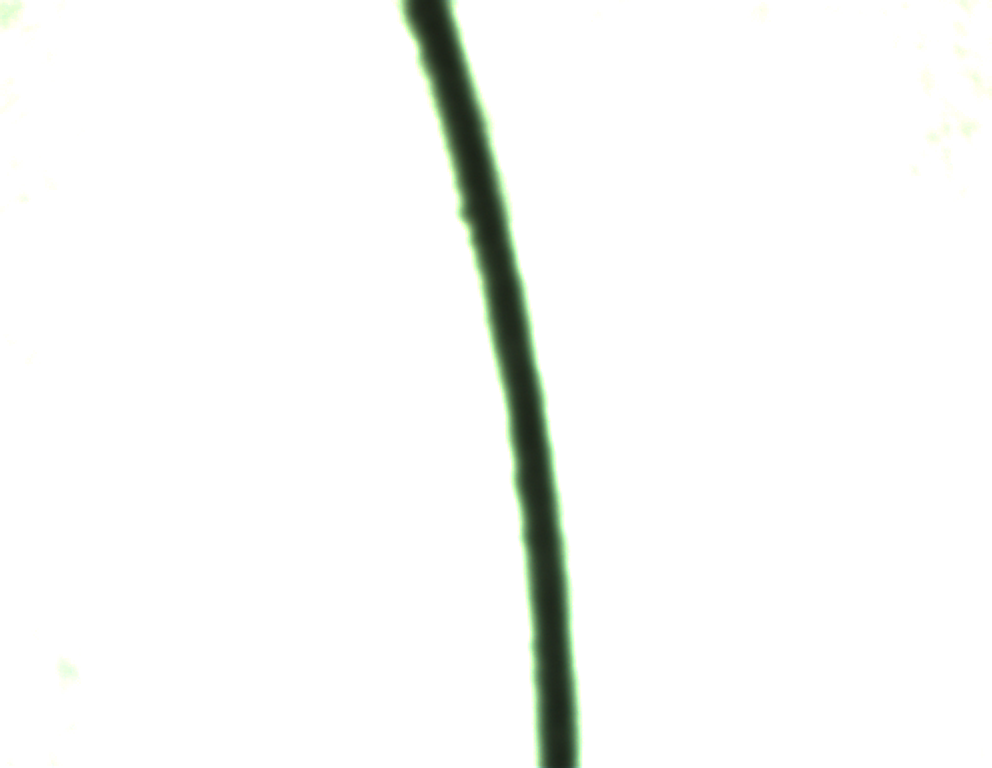
#> input picture glassDetect/res/img1.bmp, 992 x 768 px; its folder holds only this picture in this run
$ python main.py
#> lines starting #> are read from the running program, lines starting #| are printed output that depends on the picture; after the words box and inside, x2 and y2 are one past the last pixel; in counts of white or black regions, pixels touching at a corner belong together
#! user/bin/python3
# -*- coding:utf-8 -*-
import os
from pprint import pprint
import numpy as np
import cv2
from matplotlib import pyplot as plt
import pylab as pl


def get_images():
    image_path_list = []
    for img in os.listdir(os.path.abspath("res")):
        if img.endswith(".bmp") or img.endswith(".jpg") or img.endswith(".png"):
            image_path_list.append(os.path.join(os.path.abspath("res"), img))
    return image_path_list


# print(get_images())
# 图像预处理,包括加载,转灰度图,二值化,返回二值化图像
def image_preprocess(image_path):
    try:
        srcImg = cv2.imread(image_path, 1)
        gray = cv2.cvtColor(srcImg, cv2.COLOR_BGR2GRAY)
    except:
        print("Load image failed!")
        return None
    ret, thresh = cv2.threshold(gray, 0, 255, cv2.THRESH_BINARY_INV + cv2.THRESH_OTSU)
    return (ret, thresh)


# 统计每行像素个数
def statistic_pixel_in_row(thresh_img):
    if len(thresh_img.shape) > 2:
        print("you should input a color image, not gray!")
        return
    pixels_in_row = []
    for row in range(thresh_img.shape[0]):
        pixel_count = 0
        for col in range(thresh_img.shape[1]):
            if thresh_img[row, col] > 0:
                pixel_count += 1
        pixels_in_row.append(pixel_count)
    # 返回行数和每行像素个数的列表
    return (thresh_img.shape[0], pixels_in_row)


def image_process(image_path):
    ret, thresh = image_preprocess(image_path)
    data = statistic_pixel_in_row(thresh)
    return data


def data_analysis(data):
    max_val = np.max(data[1])
    min_val = np.min(data[1])
    error_val = max_val - min_val
    return max_val, min_val, error_val


def main():
    image_path_list = get_images()
    data_list = []
    for image_path in image_path_list:
        data = image_process(image_path)
#> in image_preprocess, srcImg is the input picture: shape (768, 992, 3); mean B, G, R 246.3, 248, 246.7
#> in image_preprocess, `ret, thresh = cv2.threshold(gray, 0, 255, cv2.THRESH_BINARY_INV + cv2...`:
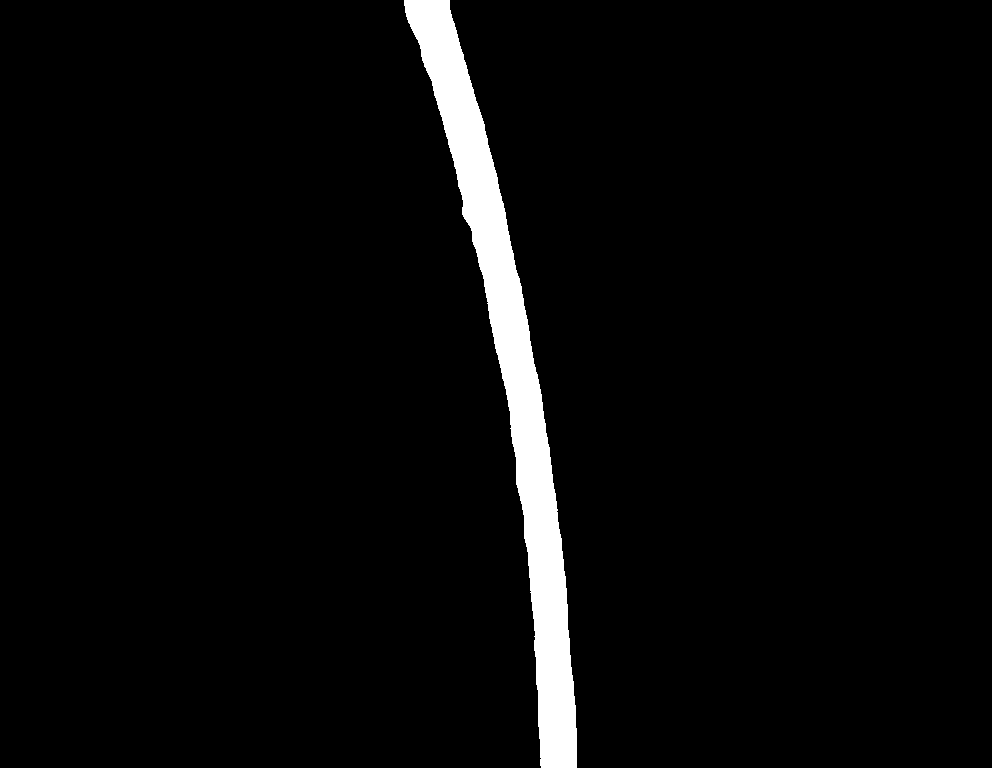
#> thresh: shape (768, 992); 3.8% white; 1 white region, box (x1, y1, x2, y2) and area: (404, 0, 577, 768) 28965
#> in image_preprocess, `ret, thresh = cv2.threshold(gray, 0, 255, cv2.THRESH_BINARY_INV + cv2...`: ret = 161
        data_list.append(data)
        data_analysised = data_analysis(data)
#> in data_analysis, `max_val = np.max(data[1])`: max_val = 46
#> in data_analysis, `min_val = np.min(data[1])`: min_val = 34
#> in data_analysis, `error_val = max_val - min_val`: error_val = 12
#> data_analysised = (46, 34, 12)
        print("max={}, min={}, error={}".format(data_analysised[0], data_analysised[1], data_analysised[2]))
#| max=46, min=34, error=12
        pl.plot([row for row in range(data[0])], data[1])
    # 在同一张图片上显示所有曲线
    pl.show()
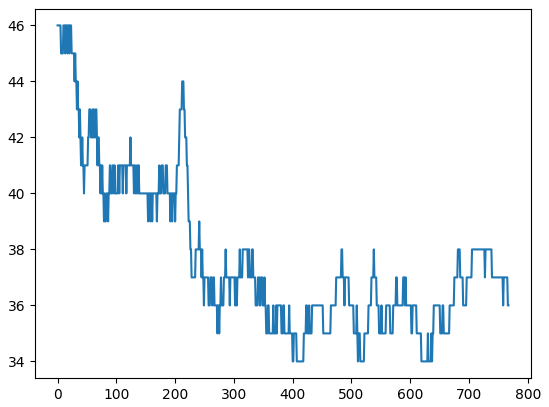
#> figure drawn by matplotlib, 1 panel; curve peaks at x = 0, y = 46


main()

$ run again, on glassDetect/res/img5.bmp
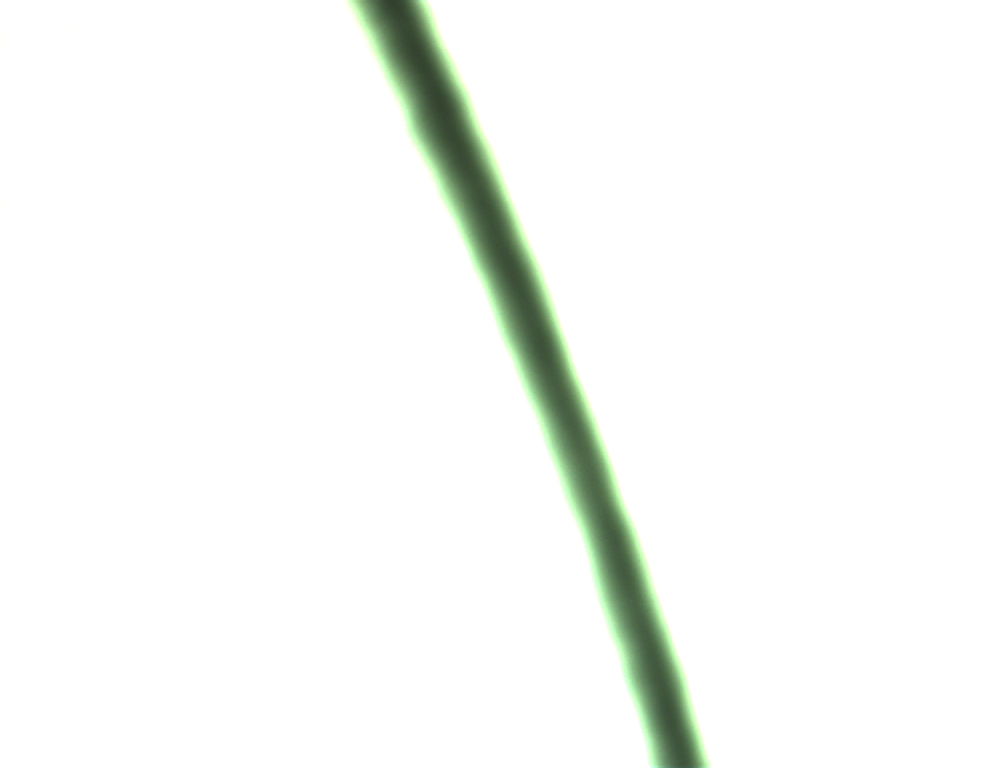
#> input picture glassDetect/res/img5.bmp, 992 x 768 px
#> in image_preprocess, srcImg is the input picture: shape (768, 992, 3); mean B, G, R 245.6, 248.5, 246.2
#> in image_preprocess, `ret, thresh = cv2.threshold(gray, 0, 255, cv2.THRESH_BINARY_INV + cv2...`:
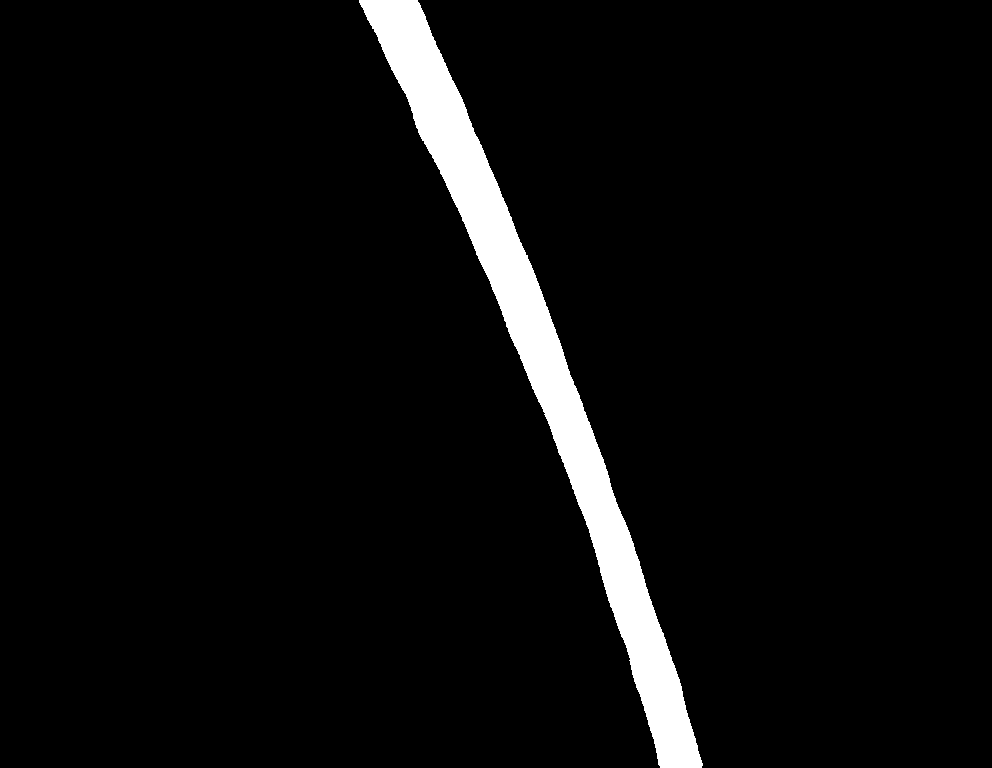
#> thresh: shape (768, 992); 4.7% white; 1 white region, box (x1, y1, x2, y2) and area: (359, 0, 703, 768) 36053
#> in image_preprocess, `ret, thresh = cv2.threshold(gray, 0, 255, cv2.THRESH_BINARY_INV + cv2...`: ret = 181
#> max_val = 60
#> min_val = 39
#> error_val = 21
#> data_analysised = (60, 39, 21)
#| max=60, min=39, error=21
#> in main, `pl.show()`:
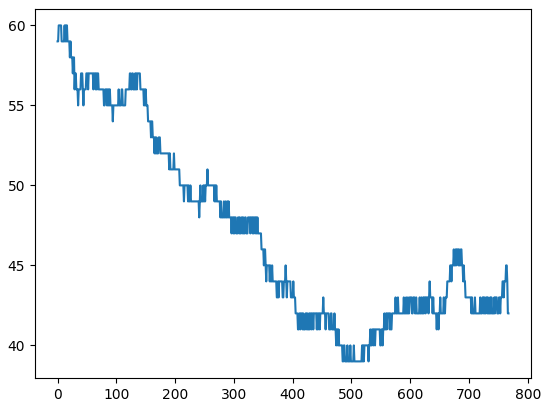
#> figure drawn by matplotlib, 1 panel; curve peaks at x = 2, y = 60

$ run again, on glassDetect/res/img2.bmp
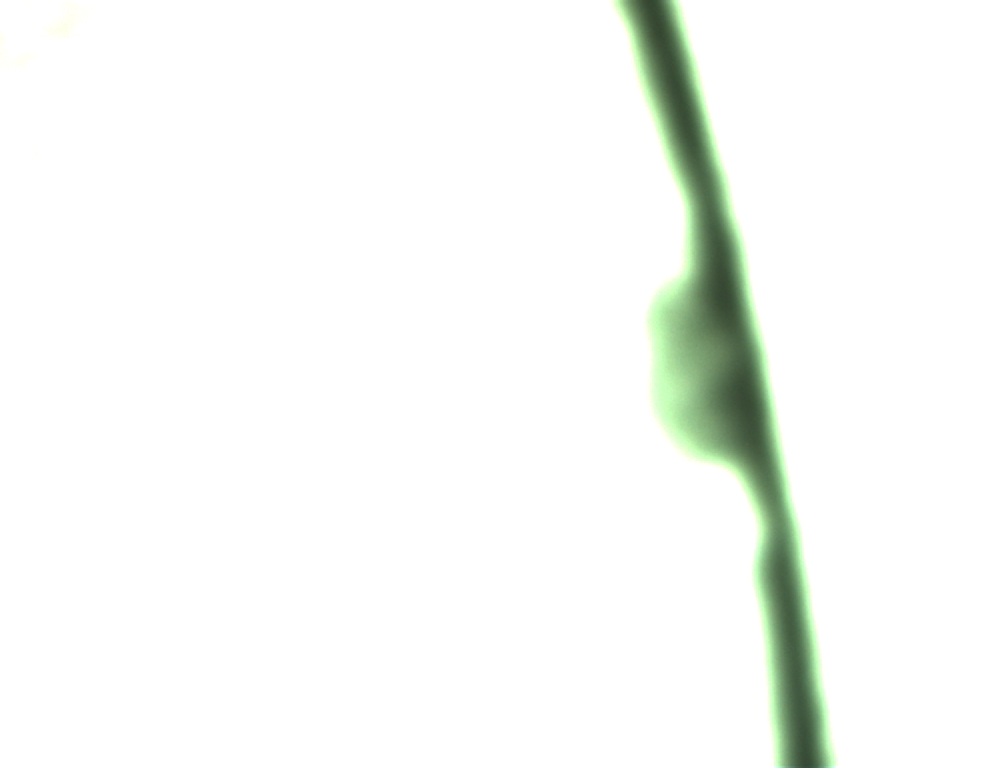
#> input picture glassDetect/res/img2.bmp, 992 x 768 px
#> in image_preprocess, srcImg is the input picture: shape (768, 992, 3); mean B, G, R 245.5, 248.7, 246.1
#> in image_preprocess, `ret, thresh = cv2.threshold(gray, 0, 255, cv2.THRESH_BINARY_INV + cv2...`:
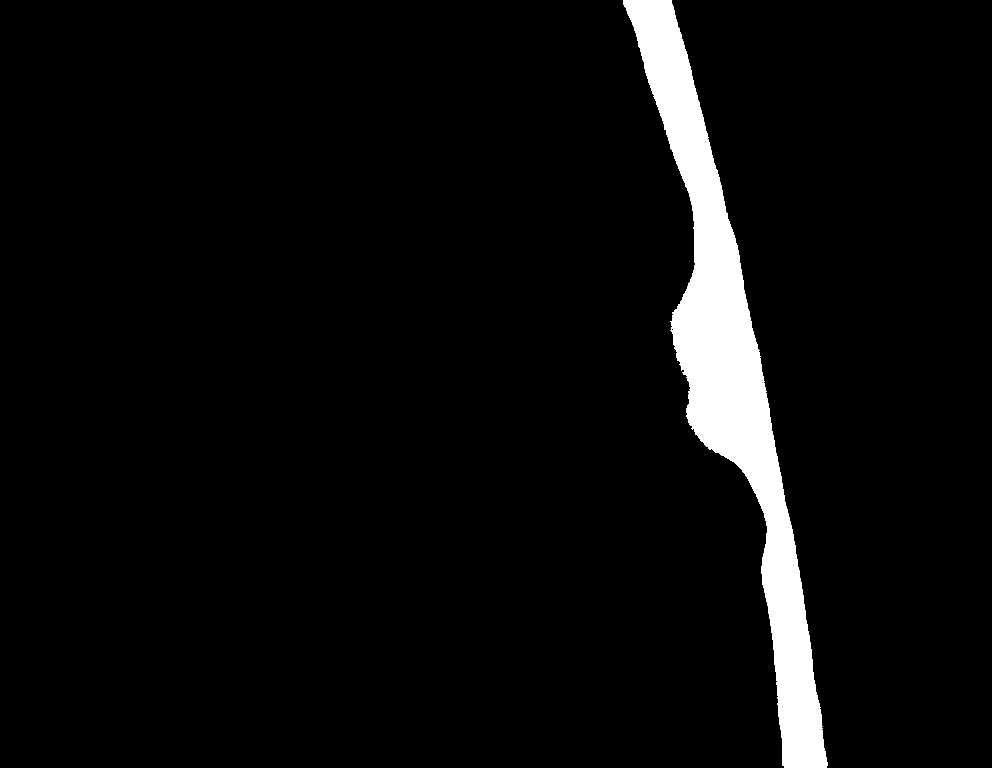
#> thresh: shape (768, 992); 4.8% white; 1 white region, box (x1, y1, x2, y2) and area: (623, 0, 828, 768) 36867
#> in image_preprocess, `ret, thresh = cv2.threshold(gray, 0, 255, cv2.THRESH_BINARY_INV + cv2...`: ret = 185
#> max_val = 85
#> min_val = 25
#> error_val = 60
#> data_analysised = (85, 25, 60)
#| max=85, min=25, error=60
#> in main, `pl.show()`:
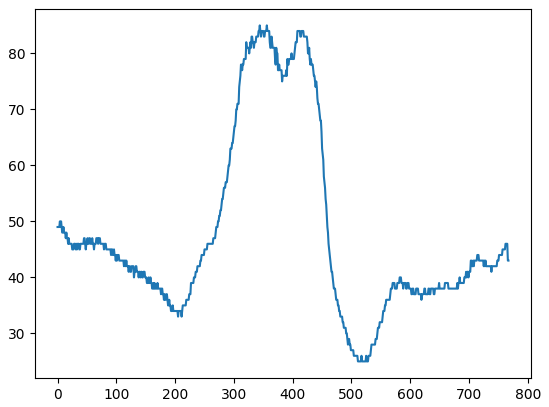
#> figure drawn by matplotlib, 1 panel; curve peaks at x = 344, y = 85
